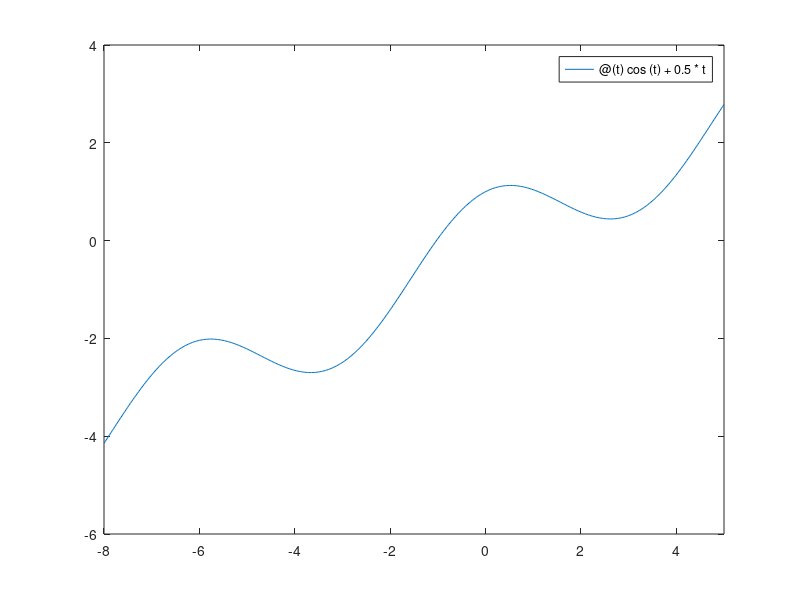

The MATLAB source for this figure: (Note: this script raises an error after producing the figure.)
%Lecture 5 - We've now completed basic MATLAB: The real meat of the course
%is numerical methods
% Starting with root-finding algorithms
%% Anonymous Function syntax 
%(@) is our function handle. It provides a means of calling a function indirectly. When you pass a function handle into another function we call that a function function 
% you can create a handle to a local function as long as you do so from within the file that defines that local function
q = @(t) cos(t) + 0.5 * t; % Create a function handle for this function
fplot(q, [-8 5]) % Evaluate this function for the domain specified

%% Creating an inline function, just type @w, @x, @wxy
% Then you just write out the expression
% Better to save it as a script; then you can run the script if you need to
% run it
x = -3:.1:3;
y = q(x); % Calling q, defined in the section above
plottools % Opens plottools to edit plot
plot(x, y, '-o') %Means we draw the line and circles
%% Tips
% The easiest thing to do is when you're working in a session, keep your
% functions open in a folder MATLAB is currently using
% Function handle is what's used to "grab" a function
% When you put a function into a function the outer function is called the
% function function
% You'll need an @ sign to define what you're putting the function into



fplot(@funk3, [-8 15]) %We use a handle to use funk3 as an input, and fplot uses -8 and 15 as it's xmin and xmax

% Anything created in the function cannot be used outside of the function's
% scope, so you must assign a variable to the output of the function

y = funk4(@funk3, -6, 6)
% You can override with global variables
% You can output as many variables with a single function as you'd like
% Slides on functions; review!
% You must decompose the vector that you're using composed of variables
% returned by the function
% You cannot import variables from your workspace into your function unless
% you pass the variable from your workspace as the function's parameters
% Using functions as inputs
% When you pass a function into another function you need a handle

%% Referenced functions...
% This is an m-file function
% Save it by its function name
% % function y = funk3(x)
% % %This is from our class lecture on 7/7/15. Returns x^2 - 2x - 8
% % y = x.^2 - 2.* x - 8;
% % end

% % function out = funk4(funk3, a, b)
% % % This function references our class lecture from 7/7/15 -> the function plots funk3, with a and b as xmin and xmax, and also takes funk3((-6 + 6) / 2), which returns -8 since x becomes 0
% % fplot(funk3, [a b])
% % out = funk3((a+b) / 2)
% % end